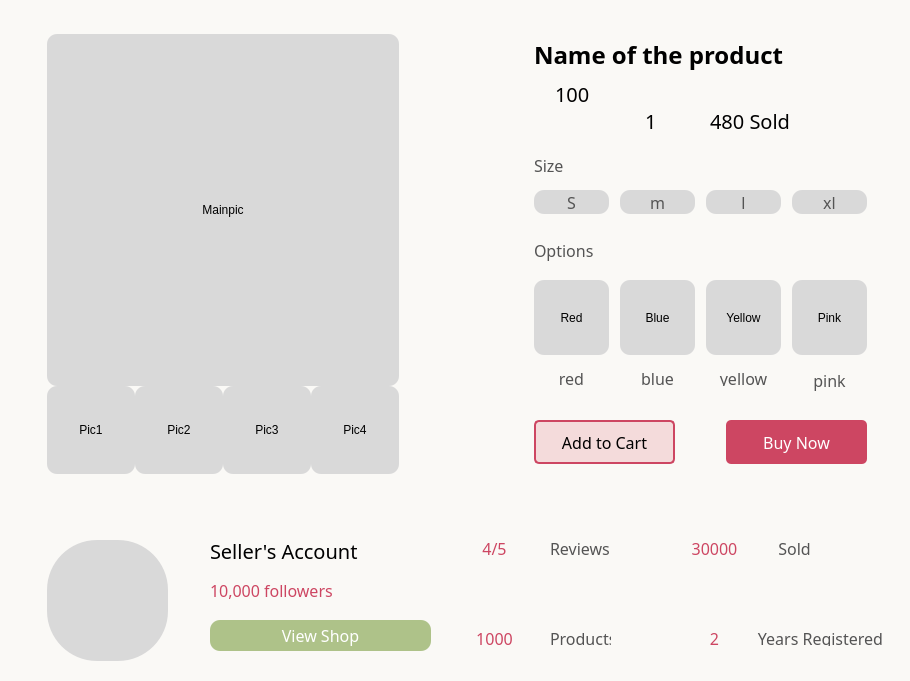
             <widget class="QWidget" name="productcontainer_2" native="true">
              <property name="geometry">
               <rect>
                <x>46</x>
                <y>0</y>
                <width>910</width>
                <height>681</height>
               </rect>
              </property>
              <property name="styleSheet">
               <string notr="true">background-color: #FAF9F6;
;
border-radius: 10px 10px 0px 0px;</string>
              </property>
              <widget class="QPushButton" name="picpress1">
               <property name="geometry">
                <rect>
                 <x>47</x>
                 <y>386</y>
                 <width>88</width>
                 <height>88</height>
                </rect>
               </property>
               <property name="styleSheet">
                <string notr="true">
background-color: #D9D9D9;</string>
               </property>
               <property name="text">
                <string>Pic1</string>
               </property>
              </widget>
              <widget class="QPushButton" name="picpress2">
               <property name="geometry">
                <rect>
                 <x>135</x>
                 <y>386</y>
                 <width>88</width>
                 <height>88</height>
                </rect>
               </property>
               <property name="styleSheet">
                <string notr="true">
background-color: #D9D9D9;</string>
               </property>
               <property name="text">
                <string>Pic2</string>
               </property>
              </widget>
              <widget class="QPushButton" name="picpress3">
               <property name="geometry">
                <rect>
                 <x>223</x>
                 <y>386</y>
                 <width>88</width>
                 <height>88</height>
                </rect>
               </property>
               <property name="styleSheet">
                <string notr="true">
background-color: #D9D9D9;</string>
               </property>
               <property name="text">
                <string>Pic3</string>
               </property>
              </widget>
              <widget class="QPushButton" name="picpress4">
               <property name="geometry">
                <rect>
                 <x>311</x>
                 <y>386</y>
                 <width>88</width>
                 <height>88</height>
                </rect>
               </property>
               <property name="styleSheet">
                <string notr="true">
background-color: #D9D9D9;</string>
               </property>
               <property name="text">
                <string>Pic4</string>
               </property>
              </widget>
              <widget class="QLabel" name="mainpic">
               <property name="geometry">
                <rect>
                 <x>47</x>
                 <y>34</y>
                 <width>352</width>
                 <height>352</height>
                </rect>
               </property>
               <property name="styleSheet">
                <string notr="true">
background-color: #D9D9D9;</string>
               </property>
               <property name="text">
                <string>Mainpic</string>
               </property>
               <property name="alignment">
                <set>Qt::AlignCenter</set>
               </property>
              </widget>
              <widget class="QLabel" name="productname">
               <property name="geometry">
                <rect>
                 <x>534</x>
                 <y>34</y>
                 <width>281</width>
                 <height>41</height>
                </rect>
               </property>
               <property name="styleSheet">
                <string notr="true">color: #000;
font-family: Suwannaphum;
font-size: 24px;
font-style: normal;
font-weight: 700;
line-height: normal;
background-color: red;
background-color: #FAF9F6;</string>
               </property>
               <property name="text">
                <string>Name of the product</string>
               </property>
              </widget>
              <widget class="QPushButton" name="buynowbutton">
               <property name="geometry">
                <rect>
                 <x>726</x>
                 <y>420</y>
                 <width>141</width>
                 <height>44</height>
                </rect>
               </property>
               <property name="styleSheet">
                <string notr="true">border-radius: 5px;
background-color: #CD4662;
color: #FFF;
text-align: center;
font-family: Suwannaphum;
font-size: 16px;
font-style: normal;
font-weight: 400;
line-height: normal;
</string>
               </property>
               <property name="text">
                <string>Buy Now</string>
               </property>
              </widget>
              <widget class="QPushButton" name="addtocartbutton">
               <property name="geometry">
                <rect>
                 <x>534</x>
                 <y>420</y>
                 <width>141</width>
                 <height>44</height>
                </rect>
               </property>
               <property name="styleSheet">
                <string notr="true">border-radius: 5px;
border: 2px solid #CD4662;
background: #F4DBDB;
color: #000;
text-align: center;
font-family: Suwannaphum;
font-size: 16px;
font-style: normal;
font-weight: 400;
line-height: normal;</string>
               </property>
               <property name="text">
                <string>Add to Cart</string>
               </property>
              </widget>
              <widget class="QLabel" name="shopprofile">
               <property name="geometry">
                <rect>
                 <x>47</x>
                 <y>540</y>
                 <width>121</width>
                 <height>121</height>
                </rect>
               </property>
               <property name="styleSheet">
                <string notr="true">image: url(:/pic/images/profile.png);
background-color: #D9D9D9;
border-radius: 50%;</string>
               </property>
               <property name="text">
                <string/>
               </property>
              </widget>
              <widget class="QLabel" name="shopname">
               <property name="geometry">
                <rect>
                 <x>210</x>
                 <y>540</y>
                 <width>201</width>
                 <height>21</height>
                </rect>
               </property>
               <property name="styleSheet">
                <string notr="true">color: #000;

font-family: Suwannaphum;
font-size: 20px;
font-style: normal;
font-weight: 400;
line-height: normal;</string>
               </property>
               <property name="text">
                <string>Seller's Account</string>
               </property>
              </widget>
              <widget class="QLabel" name="shopfollower">
               <property name="geometry">
                <rect>
                 <x>210</x>
                 <y>580</y>
                 <width>277</width>
                 <height>21</height>
                </rect>
               </property>
               <property name="styleSheet">
                <string notr="true">color: #CD4662;
font-family: Suwannaphum;
font-size: 16px;
font-style: normal;
font-weight: 400;
line-height: normal;</string>
               </property>
               <property name="text">
                <string>10,000 followers</string>
               </property>
              </widget>
              <widget class="QPushButton" name="viewshopbutton">
               <property name="geometry">
                <rect>
                 <x>210</x>
                 <y>620</y>
                 <width>221</width>
                 <height>31</height>
                </rect>
               </property>
               <property name="styleSheet">
                <string notr="true">color: #FFF;
background-color: #AEC289;
text-align: center;
font-family: Suwannaphum;
font-size: 16px;
font-style: normal;
font-weight: 400;
line-height: normal;</string>
               </property>
               <property name="text">
                <string>View Shop</string>
               </property>
              </widget>
              <widget class="QLabel" name="star1">
               <property name="geometry">
                <rect>
                 <x>534</x>
                 <y>110</y>
                 <width>21</width>
                 <height>21</height>
                </rect>
               </property>
               <property name="styleSheet">
                <string notr="true">image: url(:/pic/images/star.png);
border: none;</string>
               </property>
               <property name="text">
                <string/>
               </property>
              </widget>
              <widget class="QLabel" name="star2">
               <property name="geometry">
                <rect>
                 <x>555</x>
                 <y>110</y>
                 <width>21</width>
                 <height>21</height>
                </rect>
               </property>
               <property name="styleSheet">
                <string notr="true">image: url(:/pic/images/star.png);
border: none;</string>
               </property>
               <property name="text">
                <string/>
               </property>
              </widget>
              <widget class="QLabel" name="star3">
               <property name="geometry">
                <rect>
                 <x>576</x>
                 <y>110</y>
                 <width>21</width>
                 <height>21</height>
                </rect>
               </property>
               <property name="styleSheet">
                <string notr="true">image: url(:/pic/images/star.png);
border: none;</string>
               </property>
               <property name="text">
                <string/>
               </property>
              </widget>
              <widget class="QLabel" name="star4">
               <property name="geometry">
                <rect>
                 <x>597</x>
                 <y>110</y>
                 <width>21</width>
                 <height>21</height>
                </rect>
               </property>
               <property name="styleSheet">
                <string notr="true">image: url(:/pic/images/star.png);
border: none;</string>
               </property>
               <property name="text">
                <string/>
               </property>
              </widget>
              <widget class="QLabel" name="star5">
               <property name="geometry">
                <rect>
                 <x>618</x>
                 <y>110</y>
                 <width>21</width>
                 <height>21</height>
                </rect>
               </property>
               <property name="styleSheet">
                <string notr="true">image: url(:/pic/images/star.png);
border: none;</string>
               </property>
               <property name="text">
                <string/>
               </property>
              </widget>
              <widget class="QLabel" name="numberofstar">
               <property name="geometry">
                <rect>
                 <x>645</x>
                 <y>110</y>
                 <width>21</width>
                 <height>21</height>
                </rect>
               </property>
               <property name="styleSheet">
                <string notr="true">color: #000;
font-family: Suwannaphum;
font-size: 20px;
font-style: normal;
font-weight: 400;
line-height: normal;</string>
               </property>
               <property name="text">
                <string>1</string>
               </property>
              </widget>
              <widget class="QLabel" name="numberofsold">
               <property name="geometry">
                <rect>
                 <x>710</x>
                 <y>110</y>
                 <width>101</width>
                 <height>21</height>
                </rect>
               </property>
               <property name="styleSheet">
                <string notr="true">color: #000;
font-family: Suwannaphum;
font-size: 20px;
font-style: normal;
font-weight: 400;
line-height: normal;</string>
               </property>
               <property name="text">
                <string>480 Sold</string>
               </property>
              </widget>
              <widget class="QLabel" name="currencypic">
               <property name="geometry">
                <rect>
                 <x>534</x>
                 <y>83</y>
                 <width>21</width>
                 <height>21</height>
                </rect>
               </property>
               <property name="styleSheet">
                <string notr="true">image: url(:/pic/images/baht.png);
border: none;</string>
               </property>
               <property name="text">
                <string/>
               </property>
              </widget>
              <widget class="QLabel" name="productprice">
               <property name="geometry">
                <rect>
                 <x>555</x>
                 <y>83</y>
                 <width>261</width>
                 <height>21</height>
                </rect>
               </property>
               <property name="styleSheet">
                <string notr="true">color: #000;
font-family: Suwannaphum;
font-size: 20px;
font-style: normal;
font-weight: 400;
line-height: normal;</string>
               </property>
               <property name="text">
                <string>100</string>
               </property>
              </widget>
              <widget class="QLabel" name="sizelabel">
               <property name="geometry">
                <rect>
                 <x>534</x>
                 <y>155</y>
                 <width>49</width>
                 <height>21</height>
                </rect>
               </property>
               <property name="styleSheet">
                <string notr="true">color:#545454;
font-family: Suwannaphum;
font-size: 16px;
font-style: normal;
font-weight: 400;
line-height: normal;</string>
               </property>
               <property name="text">
                <string>Size</string>
               </property>
              </widget>
              <widget class="QPushButton" name="sbutton">
               <property name="geometry">
                <rect>
                 <x>534</x>
                 <y>190</y>
                 <width>75</width>
                 <height>24</height>
                </rect>
               </property>
               <property name="styleSheet">
                <string notr="true">color:#545454;
font-family: Suwannaphum;
background: #D9D9D9;
font-size: 16px;
font-style: normal;
font-weight: 400;
line-height: normal;</string>
               </property>
               <property name="text">
                <string>S</string>
               </property>
              </widget>
              <widget class="QPushButton" name="mbutton">
               <property name="geometry">
                <rect>
                 <x>620</x>
                 <y>190</y>
                 <width>75</width>
                 <height>24</height>
                </rect>
               </property>
               <property name="styleSheet">
                <string notr="true">color:#545454;
font-family: Suwannaphum;
background: #D9D9D9;
font-size: 16px;
font-style: normal;
font-weight: 400;
line-height: normal;</string>
               </property>
               <property name="text">
                <string>m</string>
               </property>
              </widget>
              <widget class="QPushButton" name="lbutton">
               <property name="geometry">
                <rect>
                 <x>706</x>
                 <y>190</y>
                 <width>75</width>
                 <height>24</height>
                </rect>
               </property>
               <property name="styleSheet">
                <string notr="true">color:#545454;
font-family: Suwannaphum;
background: #D9D9D9;
font-size: 16px;
font-style: normal;
font-weight: 400;
line-height: normal;</string>
               </property>
               <property name="text">
                <string>l</string>
               </property>
              </widget>
              <widget class="QPushButton" name="xlbutton">
               <property name="geometry">
                <rect>
                 <x>792</x>
                 <y>190</y>
                 <width>75</width>
                 <height>24</height>
                </rect>
               </property>
               <property name="styleSheet">
                <string notr="true">color:#545454;
font-family: Suwannaphum;
background: #D9D9D9;
font-size: 16px;
font-style: normal;
font-weight: 400;
line-height: normal;</string>
               </property>
               <property name="text">
                <string>xl</string>
               </property>
              </widget>
              <widget class="QLabel" name="optionslabel">
               <property name="geometry">
                <rect>
                 <x>534</x>
                 <y>240</y>
                 <width>61</width>
                 <height>21</height>
                </rect>
               </property>
               <property name="styleSheet">
                <string notr="true">color:#545454;
font-family: Suwannaphum;
font-size: 16px;
font-style: normal;
font-weight: 400;
line-height: normal;</string>
               </property>
               <property name="text">
                <string>Options</string>
               </property>
              </widget>
              <widget class="QLabel" name="redoptpic">
               <property name="geometry">
                <rect>
                 <x>534</x>
                 <y>280</y>
                 <width>75</width>
                 <height>75</height>
                </rect>
               </property>
               <property name="styleSheet">
                <string notr="true">background-color: #D9D9D9;</string>
               </property>
               <property name="text">
                <string>Red</string>
               </property>
               <property name="alignment">
                <set>Qt::AlignCenter</set>
               </property>
              </widget>
              <widget class="QLabel" name="blueoptpic">
               <property name="geometry">
                <rect>
                 <x>620</x>
                 <y>280</y>
                 <width>75</width>
                 <height>75</height>
                </rect>
               </property>
               <property name="styleSheet">
                <string notr="true">background-color: #D9D9D9;</string>
               </property>
               <property name="text">
                <string>Blue</string>
               </property>
               <property name="alignment">
                <set>Qt::AlignCenter</set>
               </property>
              </widget>
              <widget class="QLabel" name="yellowoptpic">
               <property name="geometry">
                <rect>
                 <x>706</x>
                 <y>280</y>
                 <width>75</width>
                 <height>75</height>
                </rect>
               </property>
               <property name="styleSheet">
                <string notr="true">background-color: #D9D9D9;</string>
               </property>
               <property name="text">
                <string>Yellow</string>
               </property>
               <property name="alignment">
                <set>Qt::AlignCenter</set>
               </property>
              </widget>
              <widget class="QLabel" name="pinkoptpic">
               <property name="geometry">
                <rect>
                 <x>792</x>
                 <y>280</y>
                 <width>75</width>
                 <height>75</height>
                </rect>
               </property>
               <property name="styleSheet">
                <string notr="true">background-color: #D9D9D9;</string>
               </property>
               <property name="text">
                <string>Pink</string>
               </property>
               <property name="alignment">
                <set>Qt::AlignCenter</set>
               </property>
              </widget>
              <widget class="QLabel" name="red">
               <property name="geometry">
                <rect>
                 <x>534</x>
                 <y>370</y>
                 <width>75</width>
                 <height>16</height>
                </rect>
               </property>
               <property name="styleSheet">
                <string notr="true">color:#545454;
font-family: Suwannaphum;
font-size: 16px;
font-style: normal;
font-weight: 400;
line-height: normal;</string>
               </property>
               <property name="text">
                <string>red</string>
               </property>
               <property name="alignment">
                <set>Qt::AlignCenter</set>
               </property>
              </widget>
              <widget class="QLabel" name="blue">
               <property name="geometry">
                <rect>
                 <x>620</x>
                 <y>370</y>
                 <width>75</width>
                 <height>16</height>
                </rect>
               </property>
               <property name="styleSheet">
                <string notr="true">color:#545454;
font-family: Suwannaphum;
font-size: 16px;
font-style: normal;
font-weight: 400;
line-height: normal;</string>
               </property>
               <property name="text">
                <string>blue</string>
               </property>
               <property name="alignment">
                <set>Qt::AlignCenter</set>
               </property>
              </widget>
              <widget class="QLabel" name="yellow">
               <property name="geometry">
                <rect>
                 <x>706</x>
                 <y>370</y>
                 <width>75</width>
                 <height>16</height>
                </rect>
               </property>
               <property name="styleSheet">
                <string notr="true">color:#545454;
font-family: Suwannaphum;
font-size: 16px;
font-style: normal;
font-weight: 400;
line-height: normal;</string>
               </property>
               <property name="text">
                <string>yellow</string>
               </property>
               <property name="alignment">
                <set>Qt::AlignCenter</set>
               </property>
              </widget>
              <widget class="QLabel" name="pink">
               <property name="geometry">
                <rect>
                 <x>792</x>
                 <y>370</y>
                 <width>75</width>
                 <height>21</height>
                </rect>
               </property>
               <property name="styleSheet">
                <string notr="true">color:#545454;
font-family: Suwannaphum;
font-size: 16px;
font-style: normal;
font-weight: 400;
line-height: normal;</string>
               </property>
               <property name="text">
                <string>pink</string>
               </property>
               <property name="alignment">
                <set>Qt::AlignCenter</set>
               </property>
              </widget>
              <widget class="QLabel" name="review_3">
               <property name="geometry">
                <rect>
                 <x>550</x>
                 <y>540</y>
                 <width>61</width>
                 <height>16</height>
                </rect>
               </property>
               <property name="styleSheet">
                <string notr="true">color: #545454;
font-family: Suwannaphum;
font-size: 16px;
font-style: normal;
font-weight: 400;
line-height: normal;
border: none;</string>
               </property>
               <property name="text">
                <string>Reviews</string>
               </property>
              </widget>
              <widget class="QLabel" name="numyearregis_3">
               <property name="geometry">
                <rect>
                 <x>690</x>
                 <y>630</y>
                 <width>49</width>
                 <height>16</height>
                </rect>
               </property>
               <property name="styleSheet">
                <string notr="true">color: #CD4662;
font-family: Suwannaphum;
font-size: 16px;
font-style: normal;
font-weight: 400;
line-height: normal;
border: none;</string>
               </property>
               <property name="text">
                <string>2</string>
               </property>
               <property name="alignment">
                <set>Qt::AlignCenter</set>
               </property>
              </widget>
              <widget class="QLabel" name="numreview_3">
               <property name="geometry">
                <rect>
                 <x>470</x>
                 <y>540</y>
                 <width>49</width>
                 <height>16</height>
                </rect>
               </property>
               <property name="styleSheet">
                <string notr="true">color: #CD4662;
font-family: Suwannaphum;
font-size: 16px;
font-style: normal;
font-weight: 400;
line-height: normal;
border: none;</string>
               </property>
               <property name="text">
                <string>4/5</string>
               </property>
               <property name="alignment">
                <set>Qt::AlignCenter</set>
               </property>
              </widget>
              <widget class="QLabel" name="yearregis_3">
               <property name="geometry">
                <rect>
                 <x>750</x>
                 <y>630</y>
                 <width>141</width>
                 <height>16</height>
                </rect>
               </property>
               <property name="styleSheet">
                <string notr="true">color: #545454;
font-family: Suwannaphum;
font-size: 16px;
font-style: normal;
font-weight: 400;
line-height: normal;
border: none;</string>
               </property>
               <property name="text">
                <string>Years Registered</string>
               </property>
               <property name="alignment">
                <set>Qt::AlignCenter</set>
               </property>
              </widget>
              <widget class="QLabel" name="numproduct_3">
               <property name="geometry">
                <rect>
                 <x>470</x>
                 <y>630</y>
                 <width>49</width>
                 <height>16</height>
                </rect>
               </property>
               <property name="styleSheet">
                <string notr="true">color: #CD4662;
font-family: Suwannaphum;
font-size: 16px;
font-style: normal;
font-weight: 400;
line-height: normal;
border: none;</string>
               </property>
               <property name="text">
                <string>1000</string>
               </property>
               <property name="alignment">
                <set>Qt::AlignCenter</set>
               </property>
              </widget>
              <widget class="QLabel" name="numsold_3">
               <property name="geometry">
                <rect>
                 <x>690</x>
                 <y>540</y>
                 <width>49</width>
                 <height>16</height>
                </rect>
               </property>
               <property name="styleSheet">
                <string notr="true">color: #CD4662;
font-family: Suwannaphum;
font-size: 16px;
font-style: normal;
font-weight: 400;
line-height: normal;
border: none;</string>
               </property>
               <property name="text">
                <string>30000</string>
               </property>
               <property name="alignment">
                <set>Qt::AlignCenter</set>
               </property>
              </widget>
              <widget class="QLabel" name="sold_3">
               <property name="geometry">
                <rect>
                 <x>770</x>
                 <y>540</y>
                 <width>49</width>
                 <height>16</height>
                </rect>
               </property>
               <property name="styleSheet">
                <string notr="true">color: #545454;
font-family: Suwannaphum;
font-size: 16px;
font-style: normal;
font-weight: 400;
line-height: normal;
border: none;</string>
               </property>
               <property name="text">
                <string>Sold</string>
               </property>
               <property name="alignment">
                <set>Qt::AlignCenter</set>
               </property>
              </widget>
              <widget class="QLabel" name="product_35">
               <property name="geometry">
                <rect>
                 <x>550</x>
                 <y>630</y>
                 <width>61</width>
                 <height>16</height>
                </rect>
               </property>
               <property name="styleSheet">
                <string notr="true">color: #545454;
font-family: Suwannaphum;
font-size: 16px;
font-style: normal;
font-weight: 400;
line-height: normal;
border: none;</string>
               </property>
               <property name="text">
                <string>Products</string>
               </property>
              </widget>
             </widget>
